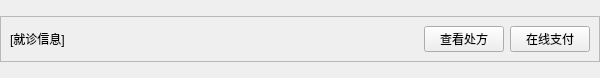
<?xml version="1.0" encoding="UTF-8"?>
<ui version="4.0">
 <class>MedicalRecord</class>
 <widget class="QWidget" name="MedicalRecord">
  <property name="geometry">
   <rect>
    <x>0</x>
    <y>0</y>
    <width>600</width>
    <height>78</height>
   </rect>
  </property>
  <property name="sizePolicy">
   <sizepolicy hsizetype="Expanding" vsizetype="Preferred">
    <horstretch>0</horstretch>
    <verstretch>0</verstretch>
   </sizepolicy>
  </property>
  <property name="windowTitle">
   <string>Form</string>
  </property>
  <layout class="QHBoxLayout" name="horizontalLayout">
   <property name="spacing">
    <number>0</number>
   </property>
   <property name="leftMargin">
    <number>0</number>
   </property>
   <property name="topMargin">
    <number>0</number>
   </property>
   <property name="rightMargin">
    <number>0</number>
   </property>
   <property name="bottomMargin">
    <number>0</number>
   </property>
   <item>
    <widget class="QFrame" name="CardFrame">
     <property name="sizePolicy">
      <sizepolicy hsizetype="Expanding" vsizetype="Fixed">
       <horstretch>0</horstretch>
       <verstretch>0</verstretch>
      </sizepolicy>
     </property>
     <property name="styleSheet">
      <string notr="true"/>
     </property>
     <property name="frameShape">
      <enum>QFrame::StyledPanel</enum>
     </property>
     <property name="frameShadow">
      <enum>QFrame::Raised</enum>
     </property>
     <layout class="QHBoxLayout" name="horizontalLayout_2">
      <item>
       <widget class="QLabel" name="prescriptionLabel">
        <property name="text">
         <string>[就诊信息]</string>
        </property>
       </widget>
      </item>
      <item>
       <spacer name="horizontalSpacer">
        <property name="orientation">
         <enum>Qt::Horizontal</enum>
        </property>
        <property name="sizeHint" stdset="0">
         <size>
          <width>311</width>
          <height>19</height>
         </size>
        </property>
       </spacer>
      </item>
      <item>
       <widget class="QPushButton" name="prescriptionBtn">
        <property name="text">
         <string>查看处方</string>
        </property>
       </widget>
      </item>
      <item>
       <widget class="QPushButton" name="payBtn">
        <property name="text">
         <string>在线支付</string>
        </property>
       </widget>
      </item>
     </layout>
    </widget>
   </item>
  </layout>
 </widget>
 <resources/>
 <connections/>
</ui>
